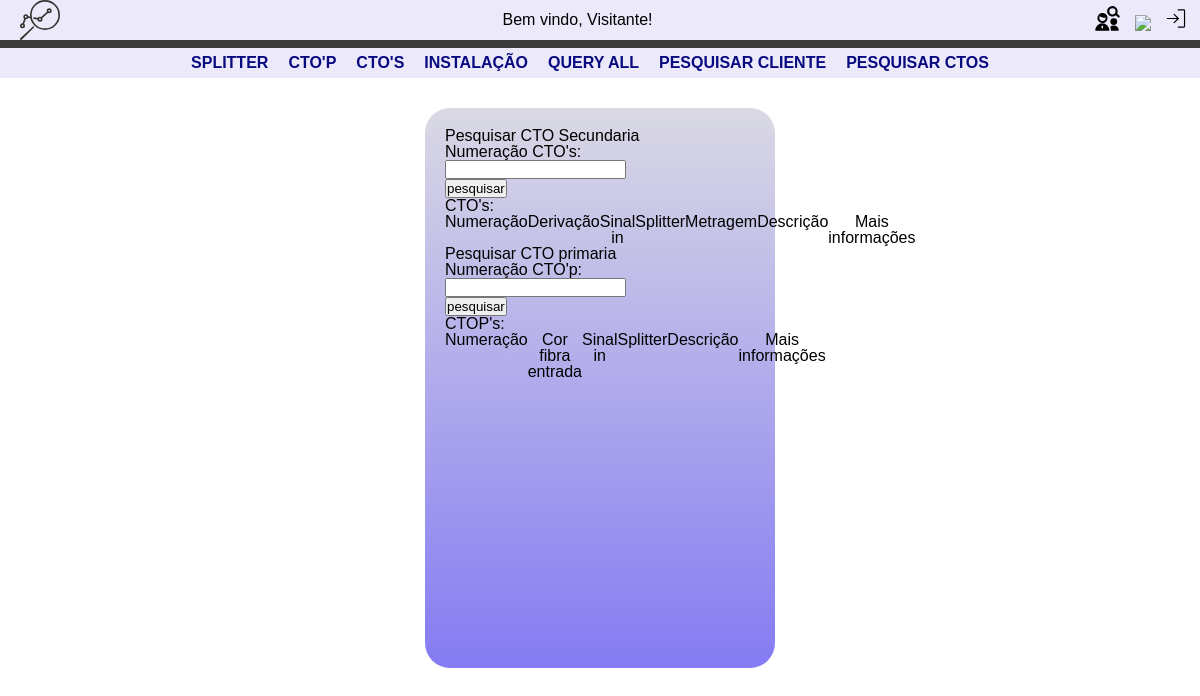
Page /get/pesquisa_cto/ on the earlier database version.
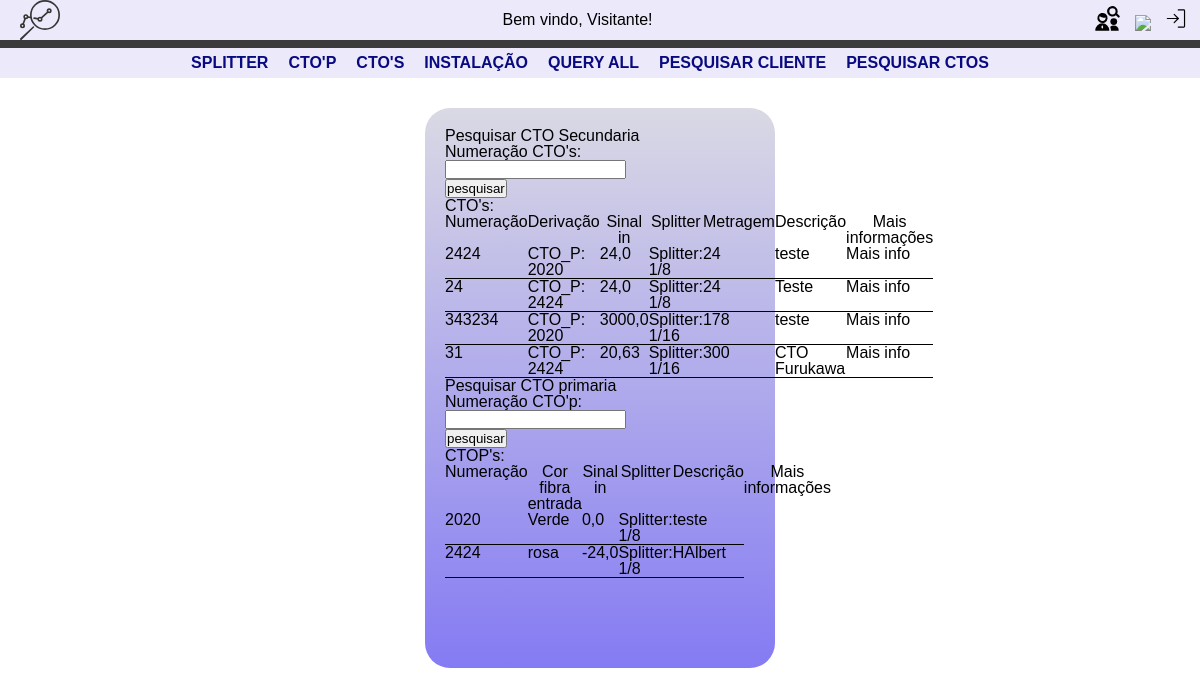
Same page on the later database version.
### CTO_manager/models.py (models this page shows, shortened)
class CtoSecundaria(models.Model):
  numeracao = models.IntegerField() # Numero de identificacao da CTO secundaria
  descricao = models.TextField(blank=True, null=True, verbose_name='Descricao detalhada') # Informacoes detalhadas e observacoes sobre a CTO
  sinal_entrada = models.FloatField() # Referencia para o sinal que esta chegando na caixa (futura implementacao para verificar atenuacoes na rota)
  splitter = models.ForeignKey(Splitter, on_delete=models.CASCADE) # Pre-requisito: cadastro do splitter; o tamanho do splitter define quantos cliente a caixa pode ter
  derivacao_ctoPrimaria = models.ForeignKey(CtoPrimaria, on_delete=models.CASCADE) # Pre-requisito: cadastro da cto primaria. buscar caixar com identificador da ctop
  metragem = models.IntegerField(default=0) # tamanho do cabo que foi utilizado para instalacao
  clientes = models.ManyToManyField(Cliente, blank=True) # Este e o tipo de campo que define uma relacao de muitos-para-muitos com o modelo Cliente.

class CtoPrimaria(models.Model):
  numeracao = models.IntegerField() # Numero de identificacao da CTO primaria
  descricao = models.TextField(blank=True, null=True, verbose_name='Descricao detalhada') # Informacoes detalhadas e observacoes sobre a CTO
  cor_fibra_entrada = models.CharField(max_length=20) # Cor da fibra de entrada para futuras manutencoes na caixa p
  sinal_entrada = models.FloatField() # Referencia para o sinal que esta chegando na caixa (futura implementacao para verificar atenuacoes na rota)
  splitter = models.ForeignKey(Splitter, on_delete=models.CASCADE) # Pre-requisito: cadastro do splitter; o tamanho do splitter define quantas CTOs secundarias a CTO primaria pode ter
  def __str__(self):
    return f"CTO_P: {self.numeracao}" # Retorna uma representacao em texto formatado com a numeracao da CTO primaria

class Splitter(models.Model):
  splitter_tipo = models.IntegerField()
  def __str__(self):
    return f"Splitter: 1/{self.splitter_tipo}"

### getData/views.py (the view)
# urls.py: path('pesquisa_cto/', views.pesquisa_cto, name='pesquisa_cto'),
def pesquisa_cto(request):
    template = loader.get_template('getData/pesquisa_cto.html')
    context ={
        'titulo': 'Pesquisar cto',
    }
    numeracao_filtrar = request.GET.get('numeracao')
    numeracao_filtrar_p = request.GET.get('numeracao_p')
    if numeracao_filtrar:
        ctos = CtoSecundaria.objects.filter(numeracao__icontains = numeracao_filtrar)
    else:
        ctos = CtoSecundaria.objects.all()
    if numeracao_filtrar_p:
        ctops = CtoPrimaria.objects.filter(numeracao__icontains = numeracao_filtrar_p)
    else:
        ctops = CtoPrimaria.objects.all()
    context['ctos']=ctos
    context['ctops']=ctops
    return HttpResponse(template.render(context, request))

### getData/templates/getData/pesquisa_cto.html (shortened to what this page needs)
{% extends 'base.html' %}
{% block content %}
<section class="main">
<h1>Pesquisar CTO Secundaria</h1>
<form action="/get/pesquisa_cto/" method="get">
  <label for="numeracao">Numeração CTO's:</label>
  <input type="number" id="numeracao" name="numeracao">
  <br>
  <input type="submit" value="pesquisar">
</form>
<fieldset>
  <legend>CTO's:</legend>
  <table >
    <tr>
      <th>Numeração</th>
      <th>Derivação</th>
      <th>Sinal in</th>
      <th>Splitter</th>
      <th>Metragem</th>
      <th>Descrição</th>
      <th>Mais informações</th>
    </tr>
      {% for cto in ctos %}
        <tr>
          <td>{{cto.numeracao}}</td>
          <td>{{cto.derivacao_ctoPrimaria}}</td>
          <td>{{cto.sinal_entrada}}</td>
          <td>{{cto.splitter}}</td>
          <td>{{cto.metragem}}</td>
          <td>{{cto.descricao}}</td>
          <td><a href="/get/pesquisa_cto/{{cto.pk}}">Mais info</a></td>
        </tr>
      {%endfor%}
  </table>
</fieldset>
<h1>Pesquisar CTO primaria</h1>
<form action="/get/pesquisa_cto/" method="get">
  <label for="numeracao">Numeração CTO'p:</label>
  <input type="number" id="numeracao_p" name="numeracao_p">
  <br>
  <input type="submit" value="pesquisar">
</form>
<fieldset>
  <legend>CTOP's:</legend>
  <table >
    <tr>
      <th>Numeração</th>
      <th>Cor fibra entrada</th>
      <th>Sinal in</th>
      <th>Splitter</th>
      <th>Descrição</th>
      <th>Mais informações</th>
    </tr>
      {% for ctop in ctops %}
        <tr>
          <td>{{ctop.numeracao}}</td>
          <td>{{ctop.cor_fibra_entrada}}</td>
          <td>{{ctop.sinal_entrada}}</td>
          <td>{{ctop.splitter}}</td>
          <td>{{ctop.descricao}}</td>
        </tr>
      {%endfor%}
  </table>
</fieldset>
</section>
{% endblock %}

### app_home/templates/base.html (shortened to what this page needs)
{% load static %}
<!DOCTYPE html>
<html lang="pt-br">
<head>
  <link rel="stylesheet" href="{% static 'css/reset.css' %}">
  <link rel="stylesheet" href="{% static 'css/style_menu.css' %}">
  <link rel="stylesheet" href="{% static 'css/formulario.css' %}">
</head>
<body>
  <header>
    <div class="header_menu">
      <div class="logo"><a href="{% url 'home' %}"><img class="logo-svg" src="{% static 'icons/connection_engine_internet_icon.svg'%}" alt=""></a></div>
      <div class="header-bem-vindo">Bem vindo, <strong>Visitante!</strong> </div>
      <div class="nav-icons">
        <a href=""> <img class="icon-svg" src="{% static 'icons/search-clients.svg'%}"></a>
        <a href=""> <img class="icon-svg" src="{% static 'icons/notification-danger.svg'%}"></a>
        <a href=""> <img class="icon-svg" src="{% static 'icons/sign_in_light_icon.svg'%}"></a>
      </div>
    </div>
    <span id="espaço_header_nav"></span>
    <nav class="navbar">
      <ul class="nav-links ">
        <li><a class="" href="{% url 'cadastro_splitter' %}">Splitter</a></li>
        <li><a class="" href="{% url 'cadastro_ctop' %}">CTO'P</a></li>
        <li><a class="" href="{% url 'cadastro_ctos' %}">CTO'S</a></li>
        <li><a class="" href="{% url 'instalacao' %}">Instalação</a> </li>
        <li><a class="" href="{% url 'pesquisa' %}">Query all</a></li>
        <li><a class="" href="{% url 'pesquisa_cliente' %}">Pesquisar Cliente</a></li>
        <li><a class="" href="{% url 'pesquisa_cto' %}">Pesquisar CTOs</a></li>
      </ul>
    </nav>
  </header>
    <main>
      {% block content %}
      {% endblock %}
    </main>
</body>
</html>

### static/css/style_menu.css (style rules this page uses)
body { font-family: Arial, sans-serif; }
main { max-width: 1200px; margin: 0 auto; }
.header_menu { background-color: #ece9fa; display: flex; justify-content: space-between; align-items: center; height: 5vh; }
.logo-svg, .logo { padding-left: 10px; height: 40px; }
.icon-svg { height: 25px; padding-left: 0px; padding-right: 10px; }
#espaço_header_nav { display: block; height: 1vh; background-color: #3b3b3b; }
.nav-links { height: 30px; display: flex; align-items: center; justify-content: center; flex-wrap: wrap; background-color: #ece9fa; }
.navbar a { color: #080a80; text-transform: uppercase; font-weight: bolder; transition: 0.5s; padding-right: 20px; }

### static/css/formulario.css (style rules this page uses)
.main { margin: 30px auto; min-height: 70vh; max-width: 350px; border-radius: 25px; padding: 20px; background: linear-gradient(to top, #3b2bec9f, #c3c2d49f); }

### getData/templates/getData/pesquisa_cto.html (style rules this page uses)
td { border-bottom: 1px solid black; }

Differences in the rows shown:
added CtoSecundaria: numeracao "2424", derivacao_ctoPrimaria "CTO_P: 2020", sinal_entrada "24,0", splitter "Splitter: 1/8", metragem "24", descricao "teste"
added CtoSecundaria: numeracao "24", derivacao_ctoPrimaria "CTO_P: 2424", sinal_entrada "24,0", splitter "Splitter: 1/8", metragem "24", descricao "Teste"
added CtoSecundaria: numeracao "343234", derivacao_ctoPrimaria "CTO_P: 2020", sinal_entrada "3000,0", splitter "Splitter: 1/16", metragem "178", descricao "teste"
added CtoSecundaria: numeracao "31", derivacao_ctoPrimaria "CTO_P: 2424", sinal_entrada "20,63", splitter "Splitter: 1/16", metragem "300", descricao "CTO Furukawa"
added CtoPrimaria: numeracao "2020", cor_fibra_entrada "Verde", sinal_entrada "0,0", splitter "Splitter: 1/8", descricao "teste"
added CtoPrimaria: numeracao "2424", cor_fibra_entrada "rosa", sinal_entrada "-24,0", splitter "Splitter: 1/8", descricao "HAlbert"
